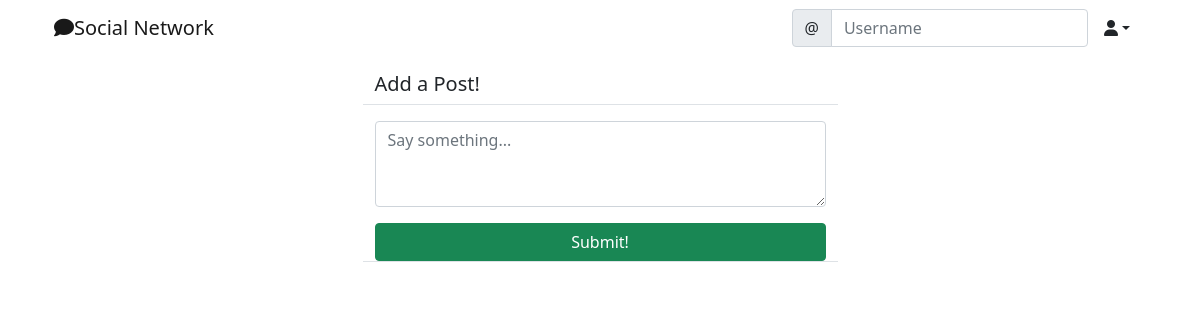
Before: /social/ (signed in) with the older database file.
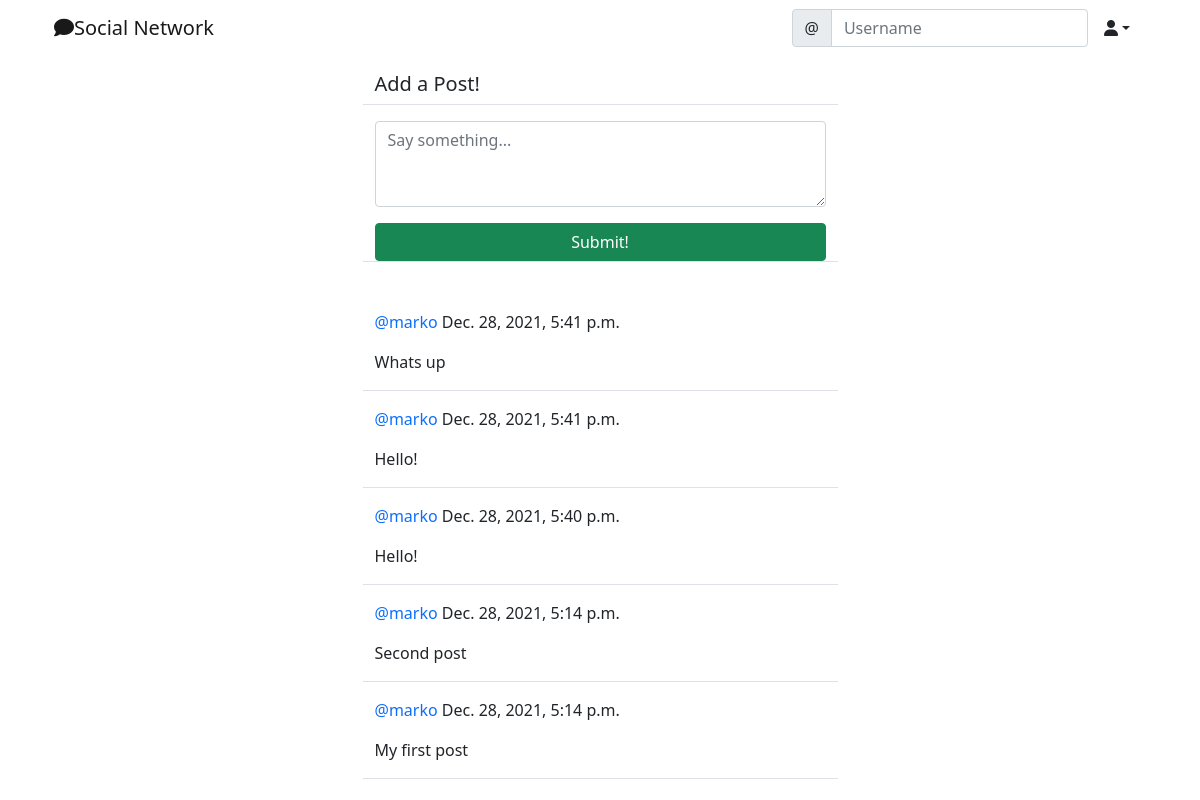
After: the same page with the newer database file.
### social/models.py (models this page shows)
class Post(models.Model):
    body = models.TextField()
    created_on = models.DateTimeField(default=timezone.now)
    author = models.ForeignKey(User, on_delete=models.CASCADE)

### social/views.py (the view, shortened to what this page needs)
# urls.py: path('', PostListView.as_view(), name='post-list'),
class PostListView(LoginRequiredMixin, View):
    def get(self, request, *args, **kwargs):
        posts = Post.objects.all().order_by('-created_on')
        form = PostForm()
        context = {
            'post_list': posts,
            'form': form,
        }
        return render(request, 'social/post_list.html', context)

### social/forms.py
class PostForm(forms.ModelForm):
    body = forms.CharField(
        label='',
        widget=forms.Textarea(attrs={
            'rows': 3,
            'placeholder': 'Say something...',
        })
    )
    class Meta:
        model = Post
        fields = ['body']

### social/templates/social/post_list.html (shortened to what this page needs)
{% extends 'landing/base.html' %}
{% load crispy_forms_tags %}
{% block content %}
    <div class="container">
        <div class="row justify-content-center mt-3">
            <div class="col-md-5 col-sm-12 border-bottom">
                <h5>Add a Post!</h5>
            </div>
        </div>
        <div class="row justify-content-center mt-3 mb-5">
            <div class="col-md-5 col-sm-12 border-bottom">
                <form method="POST">
                    {{form | crispy}}
                    <div class="d-grid gap-2">
                        <button class="btn btn-success mt-3">Submit!</button>
                    </div>
                </form>
            </div>
        </div>
        {% for post in post_list %}
        <div class="row justify-content-center mt-3">
            <div class="col-md-5 col-sm-12 border-bottom position-relative">
                <p><a style="text-decoration: none;" class="text-primary" href="{% url 'profile' post.author.pk %}">@{{post.author}}</a> {{post.created_on}}</p>
                <div class="position-relative">
                    <p>{{post.body}}</p>
                </div>
            </div>
        </div>
        {% endfor %}
    </div>
{% endblock content %}

### landing/templates/landing/base.html (shortened to what this page needs)
<!doctype html>
<html lang="en">
  <head>
    <link href="https://cdn.jsdelivr.net/npm/bootstrap@5.1.3/dist/css/bootstrap.min.css" rel="stylesheet">
  </head>
  <body>
      {% include 'landing/navbar.html' %}
      {% block content %}
      {% endblock %}
  </body>
</html>

### landing/templates/landing/navbar.html (shortened to what this page needs)
<div class="container">
<nav class="navbar navbar-expand-lg navbar-light ">
    <div class="container-fluid">
      <a class="navbar-brand"
        {% if user.is_authenticated %}
          href="{% url 'post-list' %}"
        {% else %}
          href="{% url 'index' %}"
        {% endif %}
      ><i class="fas fa-comment"></i>Social Network</a>
      <div class="collapse navbar-collapse" id="navbarSupportedContent">
        <form class="d-flex">
            <div class="input-group">
                <span class="input-group-text" id="basic-addon1">@</span>
                <input type="text" class="form-control" placeholder="Username" aria-label="Username" aria-describedby="basic-addon1">
            </div>
        </form>
        {% if user.is_authenticated %}
            <div class="nav-item dropdown">
                <a class="nav-link dropdown-toggle text-dark" data-bs-toggle="dropdown" role="button" aria-expanded="false"><i class="fas fa-user"></i></a>
            </div>
        {% endif %}
      </div>
    </div>
  </nav>
</div>

Changed rows visible on the page:
added Post: author "marko", created_on "Dec. 28, 2021, 5:41 p.m.", body "Whats up"
added Post: author "marko", created_on "Dec. 28, 2021, 5:41 p.m.", body "Hello!"
added Post: author "marko", created_on "Dec. 28, 2021, 5:40 p.m.", body "Hello!"
added Post: author "marko", created_on "Dec. 28, 2021, 5:14 p.m.", body "Second post"
added Post: author "marko", created_on "Dec. 28, 2021, 5:14 p.m.", body "My first post"
